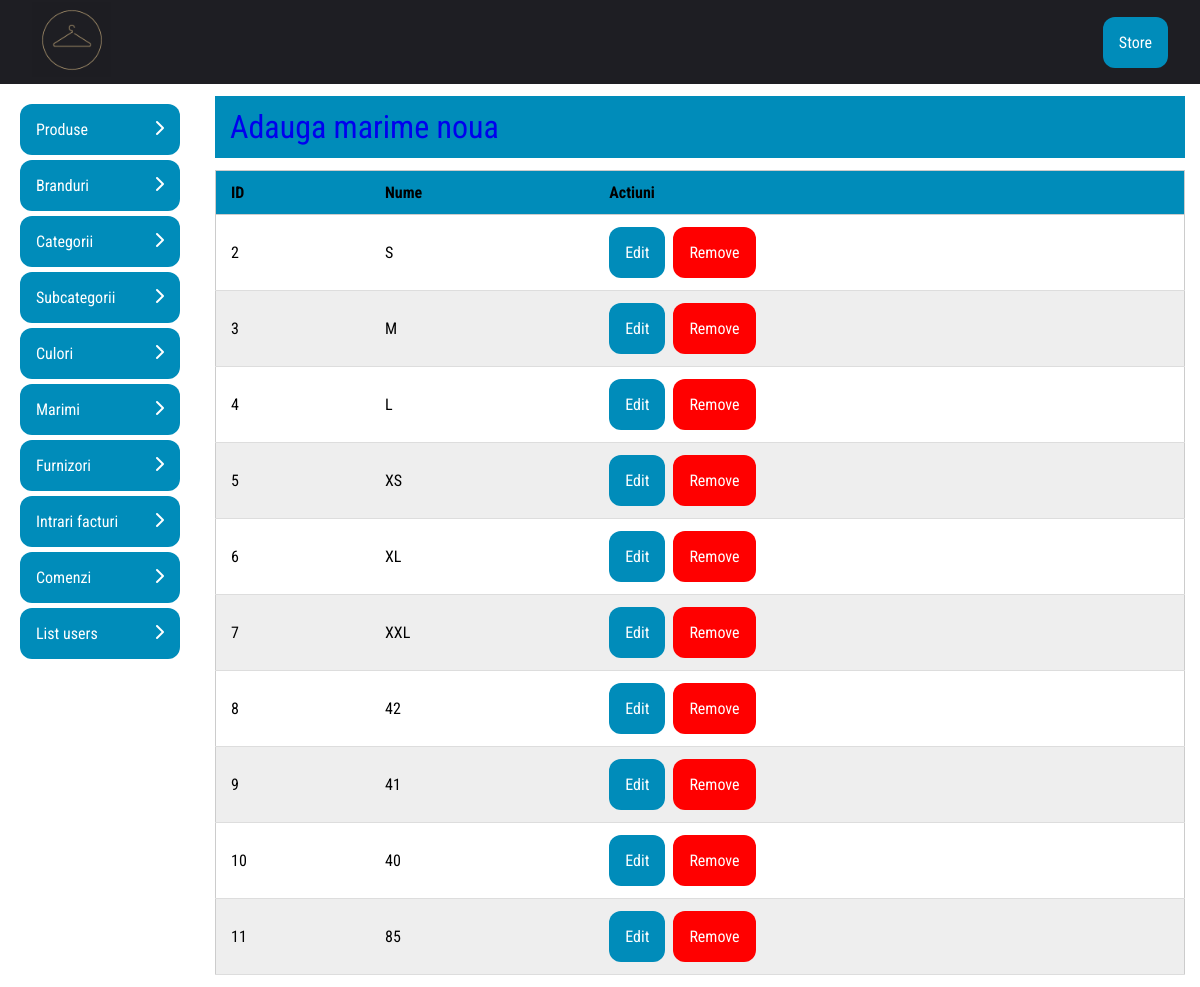
The page /admin_area/view_sizes.php (signed in) on the database its author committed.
### tables this page shows
CREATE TABLE IF NOT EXISTS `marimi` (
  `ID` int NOT NULL AUTO_INCREMENT,
  `denumire` varchar(32) NOT NULL,
  PRIMARY KEY (`ID`)
);

### admin_area/view_sizes.php (the view, shortened to what this page needs)
<?php
include("../includes/connect.php");
?>
<!DOCTYPE html>
<html lang="en">
<head>
  <link rel="stylesheet" href="css/style.css">
</head>
<body>
  <?php include('includes/header.php') ?>
  <div class="wrapper">
    <?php include("includes/sidebar.php") ?>
    <div class="container">
      <div class="order-detail-header"><a href="manage_sizes.php">Adauga marime noua</a></div>
      <table id="table_field">
        <thead>
          <th>ID</th>
          <th>Nume</th>
          <th>Actiuni</th>
        </thead>
        <tbody>
          <?php
          $q = mysqli_query($con, "SELECT * FROM marimi");
          while ($row = mysqli_fetch_assoc($q)) {
          ?>
            <tr>
              <td data-title="ID">
                <div class="td-wrapper"><?= $row['ID'] ?></div>
              </td>
              <td data-title="Nume">
                <div class="td-wrapper"><?= $row['denumire'] ?></div>
              </td>
              <td data-title="Actiuni">
                <div class="td-wrapper">
                  <a href="manage_sizes.php?id=<?= $row['ID'] ?>" class="buttons">Edit</a>
                  <a href="?remove=<?= $row['ID'] ?>" class="buttons danger" onclick="return confirm('Are you sure you want to delete <?= $row['denumire'] ?>')">Remove</a>
                </div>
              </td>
            </tr>
          <?php
          }
          ?>
        </tbody>
      </table>
    </div>
  </div>
</body>
</html>

### admin_area/css/style.css (style rules this page uses)
html { height: 100%; box-sizing: border-box; font-family: "Roboto Condensed", sans-serif; }
*, *::before, *::after { box-sizing: border-box; padding: 0; margin: 0; text-decoration: none; }
.wrapper { display: flex; min-height: 90vh; }
.container { display: flex; flex-direction: column; align-items: center; justify-content: flex-start; flex-grow: 1; padding: 12px 15px; }
.buttons { background-color: #008cba; border: none; color: white; padding: 1rem; text-align: center; font-size: 1rem; border-radius: 12px; cursor: pointer; flex-shrink: 1; }
.danger { background-color: red; }
#table_field, #table_field--wide { border-collapse: collapse; width: 100%; border-radius: 5px 5px 0 0; }
#table_field th, #table_field td, #table_field--wide th, #table_field--wide td { padding: 12px 15px; }
#table_field tbody tr, #table_field--wide tbody tr { border-bottom: 1px solid #dddddd; }
#table_field, #table_field thead, #table_field tbody, #table_field th, #table_field td, #table_field tr, #table_field--wide, #table_field--wide thead, #table_field--wide tbody, #table_field--wide th, #table_field--wide td, #table_field--wide tr { display: block; }
#table_field tr, #table_field--wide tr { border: 1px solid #ccc; }
#table_field td, #table_field--wide td { position: relative; }
#table_field td::before, #table_field--wide td::before { position: absolute; top: 0px; left: 0px; width: 110px; padding: 8px; text-align: left; white-space: nowrap; content: attr(data-title); text-transform: capitalize; background: #f9f6e0; height: 100%; overflow: hidden; }
.td-wrapper { padding-left: 120px; display: flex; gap: 0.5rem; flex-shrink: 1; }
#table_field tbody tr:nth-child(even), #table_field--wide tbody tr:nth-child(even) { background: #eee; }
.order-detail-header { padding: 12px 15px; width: 100%; margin-bottom: 12px; background-color: #008cba; font-size: 2rem; }
@media screen and (min-width: 992px) { #table_field { display: table; } }
@media screen and (min-width: 992px) { #table_field thead { display: table-header-group; } }
@media screen and (min-width: 992px) { #table_field td, #table_field th { display: table-cell; } }
@media screen and (min-width: 992px) { #table_field tr { display: table-row; } }
@media screen and (min-width: 992px) { #table_field tbody { display: table-row-group; } }
@media screen and (min-width: 992px) { #table_field thead tr, #table_field td, #table_field td::before { position: static; } }
@media screen and (min-width: 992px) { #table_field td::before { content: none; } }
@media screen and (min-width: 992px) { #table_field .td-wrapper { padding-left: 0; } }

### rows shown on the page
marimi: ID "2", denumire "S"
marimi: ID "3", denumire "M"
marimi: ID "4", denumire "L"
marimi: ID "5", denumire "XS"
marimi: ID "6", denumire "XL"
marimi: ID "7", denumire "XXL"
marimi: ID "8", denumire "42"
marimi: ID "9", denumire "41"
marimi: ID "10", denumire "40"
marimi: ID "11", denumire "85"
